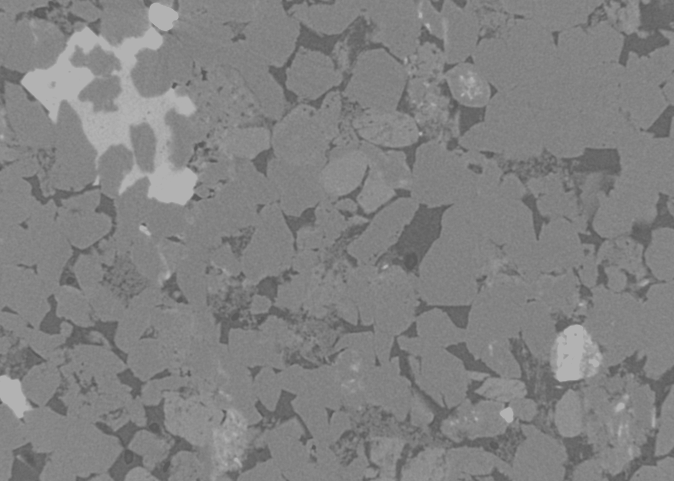
#> input picture images/sandstone_low_contrast.tif, 674 x 481 px
$ python '21_Histogram equalization and contrast limited adaptive.py'
#> lines starting #> are read from the running program, lines starting #| are printed output that depends on the picture
#!/usr/bin/env python3
# -*- coding: utf-8 -*-
"""
Created on Tue Aug 30 15:37:21 2022

@author: timjim
"""

import cv2
from skimage import io
from matplotlib import pyplot as plt

img = cv2.imread("images/sandstone_low_contrast.tif", 1)
#> img is the input picture: shape (481, 674, 3); min 90, max 178, mean 129.9
#img = cv2.imread("images/softwood_low_contrast.tif", 1)

#img = cv2.imread('images/retina.jpg', 1)

#Converting image to LAB Color so CLAHE can be applied to the luminance channel
lab_img= cv2.cvtColor(img, cv2.COLOR_BGR2LAB)
#> lab_img: shape (481, 674, 3); mean of channels 0, 1, 2 138.7, 128, 128

#Splitting the LAB image to L, A and B channels, respectively
l, a, b = cv2.split(lab_img)
#> a: shape (481, 674); every value is 128

#plt.hist(l.flat, bins=100, range=(0,255))
###########Histogram Equlization#############
#Apply histogram equalization to the L channel
equ = cv2.equalizeHist(l)
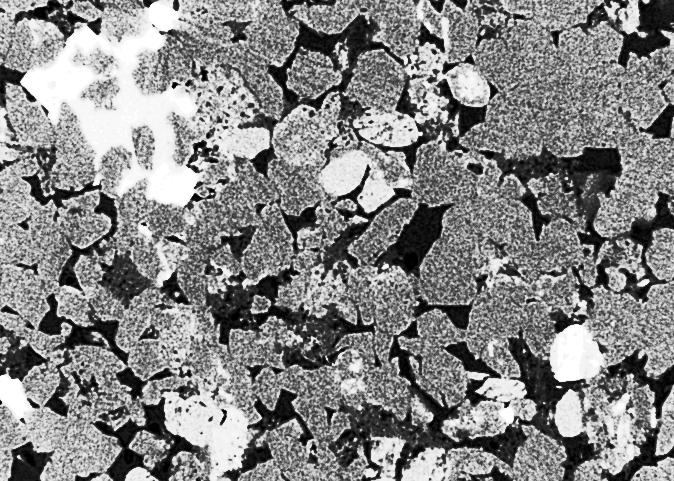
#> equ: shape (481, 674); min 0, max 255, mean 132.8

#plt.hist(equ.flat, bins=100, range=(0,255))
#Combine the Hist. equalized L-channel back with A and B channels
updated_lab_img1 = cv2.merge((equ,a,b))
#> updated_lab_img1: shape (481, 674, 3); mean of channels 0, 1, 2 132.8, 128, 128

#Convert LAB image back to color (RGB)
hist_eq_img = cv2.cvtColor(updated_lab_img1, cv2.COLOR_LAB2BGR)

###########CLAHE#########################
#Apply CLAHE to L channel
clahe = cv2.createCLAHE(clipLimit=3.0, tileGridSize=(8,8))
clahe_img = clahe.apply(l)
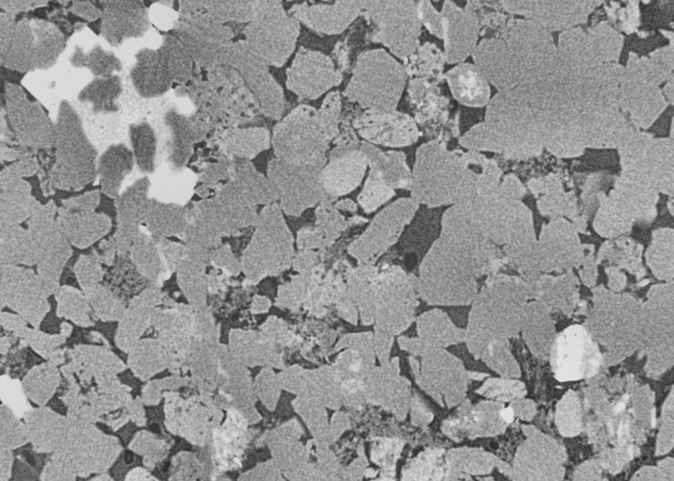
#> clahe_img: shape (481, 674); min 46, max 226, mean 146
#plt.hist(clahe_img.flat, bins=100, range=(0,255))

#Combine the CLAHE enhanced L-channel back with A and B channels
updated_lab_img2 = cv2.merge((clahe_img,a,b))
#> updated_lab_img2: shape (481, 674, 3); mean of channels 0, 1, 2 146, 128, 128

#Convert LAB image back to color (RGB)
CLAHE_img = cv2.cvtColor(updated_lab_img2, cv2.COLOR_LAB2BGR)


cv2.imshow("Original image", img)
cv2.imshow("Equalized image", hist_eq_img)
cv2.imshow('CLAHE Image', CLAHE_img)
cv2.waitKey(0)
cv2.destroyAllWindows()
